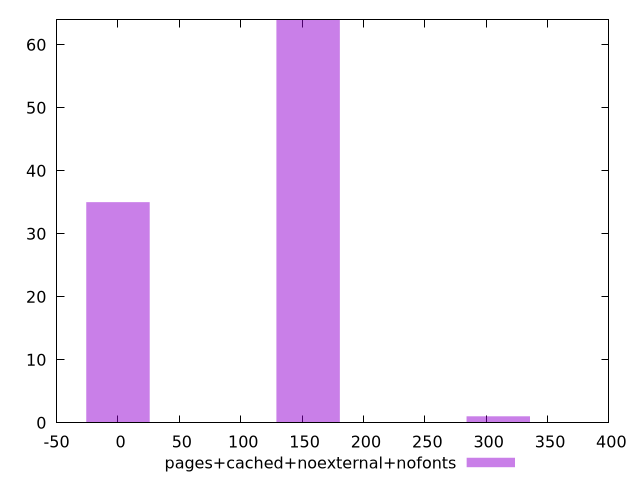

Recreate this plot in gnuplot.
$_pagesCachedNoexternalNofonts <<EOF
154.93399297995973 64
0 35
309.86798595991945 1
EOF
set key outside below
set terminal pngcairo
set output "report_00006_2020-11-02T20-21-41.718Z/uses-http2/pages+cached+noexternal+nofonts//raw_hist.png"
set yrange [0:64]
set boxwidth 51.64466432665324
set style fill transparent solid 0.5 noborder
plot $_pagesCachedNoexternalNofonts title "pages+cached+noexternal+nofonts" with boxes ,
